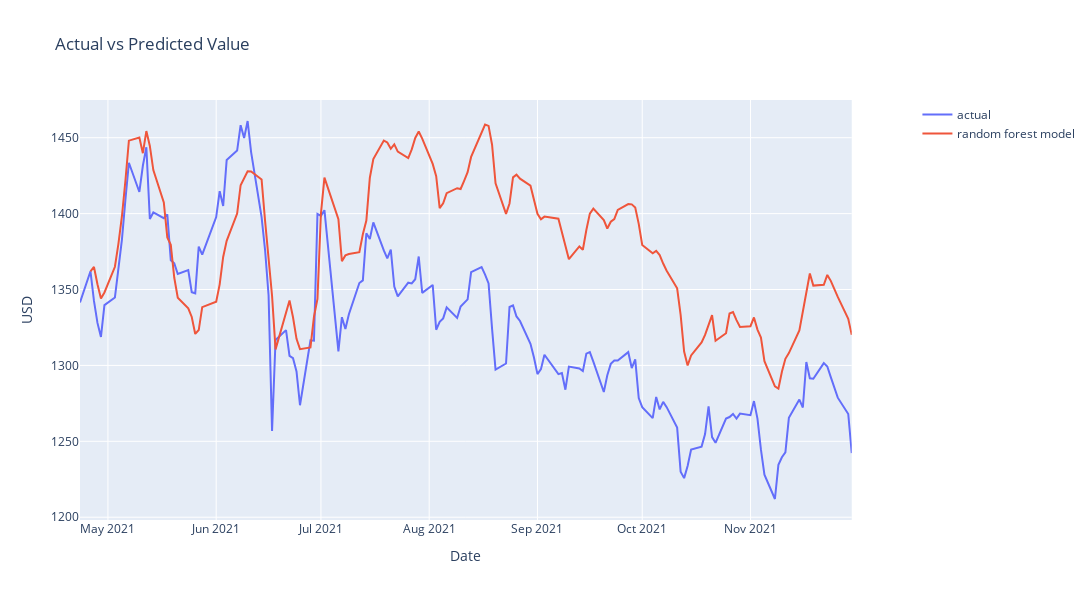

Notebook cell for this chart:
### Code cell
# fig = go.Figure()
fig = make_subplots(specs=[[{"secondary_y": True}]])

fig.add_trace(go.Scatter(x=df_rf['date'], y = df_rf['value'], name='actual'))
fig.add_trace(go.Scatter(x=df_rf['date'], y = df_rf['value_rf'], name='random forest model'))

# fig.add_trace(go.Scatter(x=df_rf['date'], y = df_rf['MSE'], name='MSE'), secondary_y=True)

fig['layout'].update(height=600, width=1500, title='Actual vs Predicted Value')

fig.update_xaxes(title_text="Date")
fig.update_yaxes(title_text="USD")

fig.show()

### Figure 1 — Plotly figure (JSON) as saved in the notebook; plotly's stock layout.template omitted (floating-point values rounded to 4 significant figures; data arrays with more than 128 entries replaced by an {"elided": "..."} marker saying what was removed)
{"data": [{"name": "actual", "type": "scatter", "x": {"elided": "154 str values"}, "y": {"elided": "154 float values"}}, {"name": "random forest model", "type": "scatter", "x": {"elided": "154 str values"}, "y": {"elided": "154 float values"}}], "layout": {"height": 600, "title": {"text": "Actual vs Predicted Value"}, "width": 1500, "xaxis": {"anchor": "y", "domain": [0, 0.94], "title": {"text": "Date"}}, "yaxis": {"anchor": "x", "domain": [0, 1], "title": {"text": "USD"}}, "yaxis2": {"anchor": "x", "overlaying": "y", "side": "right", "title": {"text": "USD"}}}}
